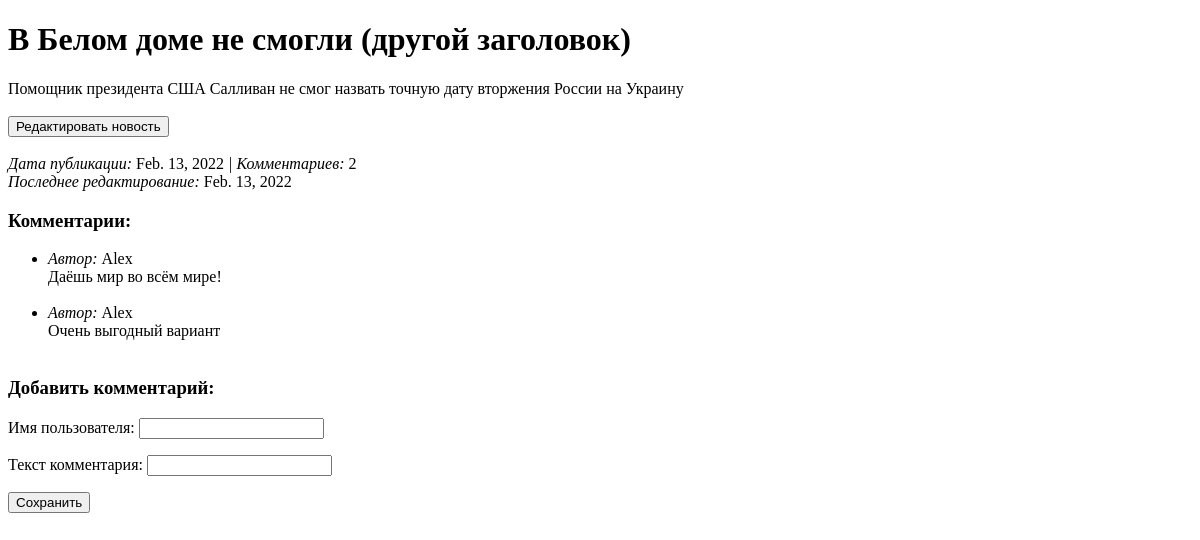
Before: /news/7/news_single_page/ with the older database file.
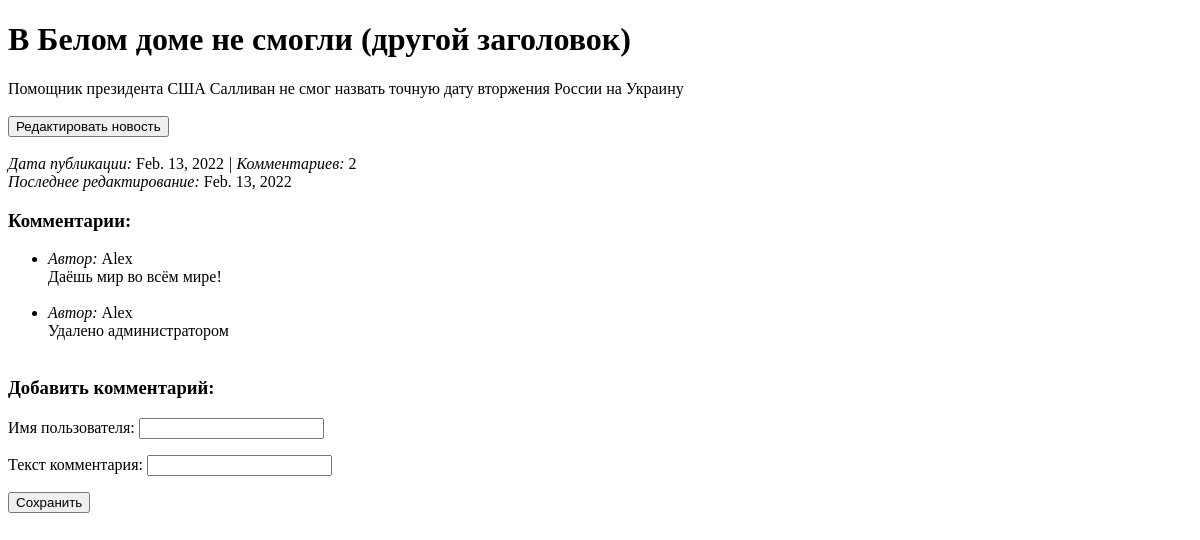
After: the same page with the newer database file.
### app_news/models.py (models this page shows, shortened)
class News(models.Model):
    title = models.CharField(max_length=1000, verbose_name='название статьи')
    description = models.CharField(max_length=10000,
                                   verbose_name='содержание статьи')
    date_create = models.DateField(auto_now_add=True,
                                   verbose_name='дата публикации')
    date_edit = models.DateField(default=datetime.now(),
                                 verbose_name='дата редактирования')
    activity = models.IntegerField(default=0,
                                   verbose_name='количество комментариев')
    is_active = models.BooleanField(default=True)
    class Meta:
        verbose_name = 'Новости'
        verbose_name_plural = 'Новости'

class Comment(models.Model):
    user_name = models.CharField(max_length=100,
                                 verbose_name='имя пользователя')
    description = models.CharField(max_length=10000,
                                   verbose_name='текст комментария')
    news_comment = models.ForeignKey('News', on_delete=models.CASCADE,
                                     related_name='news',
                                     verbose_name='Новость')
    class Meta:
        verbose_name = 'Комментарий'
        verbose_name_plural = 'Комментарии'

### app_news/views.py (the view, shortened to what this page needs)
class NewsSinglePageView(DetailView):
    model = News
    template_name = 'news/news_single_page.html'
    def get_context_data(self, **kwargs):
        context = super().get_context_data(**kwargs)
        context['news'] = self.object
        context['comments'] = self.object.news.all()
        context['comment_form'] = NewsCommentForm
        return context

### app_news/templates/news/news_single_page.html (shortened to what this page needs)
<!DOCTYPE html>
<html lang="ru">
<head>
</head>
<body>
      <h1>{{ news.title }}</h1>
      <p>{{ news.description }}<br><br>
            <a href="/news/{{ news.id }}/news_edit/"><button>Редактировать новость</button></a><br><br>
            <i>Дата публикации: </i>{{ news.date_create }}
            <i> | Комментариев: </i>{{ news.activity }}<br>
            <i>Последнее редактирование: </i>{{ news.date_edit }}
      </p>
      <h3>Комментарии:</h3>
          {% if comments %}
      <ul>
          {% for comment in comments %}
              <li><i>Автор: </i>{{ comment.user_name }}<br>{{ comment.description }}</li><br>
          {% endfor %}
      </ul>
      {% else %}
            <p>Комментариев нет</p>
      {% endif %}
      <h3>Добавить комментарий:</h3>
    <form method="post" action="/news/{{ news.id }}/news_single_page/">
        {{ comment_form.as_p }}
        <button type="submit">Сохранить</button>
    </form>
</body>
</html>

Changed rows visible on the page:
changed Comment: description "Очень выгодный вариант" → "Удалено администратором"
